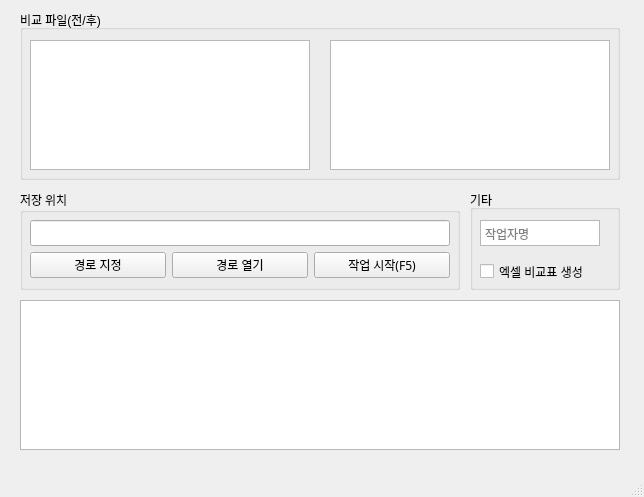
<?xml version="1.0" encoding="UTF-8"?>
<ui version="4.0">
 <class>MainWindow</class>
 <widget class="QMainWindow" name="MainWindow">
  <property name="geometry">
   <rect>
    <x>0</x>
    <y>0</y>
    <width>644</width>
    <height>497</height>
   </rect>
  </property>
  <property name="minimumSize">
   <size>
    <width>644</width>
    <height>497</height>
   </size>
  </property>
  <property name="maximumSize">
   <size>
    <width>644</width>
    <height>497</height>
   </size>
  </property>
  <property name="windowTitle">
   <string>MainWindow</string>
  </property>
  <property name="windowIcon">
   <iconset>
    <normaloff>logo.png</normaloff>logo.png</iconset>
  </property>
  <property name="styleSheet">
   <string notr="true">* {
font-family: &quot;Noto Sans&quot;;
font-size: 9pt;
}

QMainWindow &gt; QWidget {
    background-color: #f0f0f0;
}

QListView {
background-color: #ffffff;
}

/* RadioButton 기본 indicator 스타일 */
QRadioButton::indicator:unchecked {
background-color: white;
border: 2px solid white;
}
/* 선택 시 색깔 */
QRadioButton::indicator:checked {
background-color: black;
border: 2px solid white;
}</string>
  </property>
  <widget class="QWidget" name="centralwidget">
   <widget class="QGroupBox" name="grpSavePath">
    <property name="geometry">
     <rect>
      <x>20</x>
      <y>190</y>
      <width>440</width>
      <height>100</height>
     </rect>
    </property>
    <property name="font">
     <font>
      <family>Noto Sans</family>
      <pointsize>9</pointsize>
      <bold>false</bold>
     </font>
    </property>
    <property name="title">
     <string>저장 위치</string>
    </property>
    <widget class="QLineEdit" name="lineEditSavePath">
     <property name="geometry">
      <rect>
       <x>10</x>
       <y>30</y>
       <width>420</width>
       <height>26</height>
      </rect>
     </property>
     <property name="font">
      <font>
       <family>Noto Sans</family>
       <pointsize>9</pointsize>
       <bold>false</bold>
      </font>
     </property>
    </widget>
    <widget class="QWidget" name="layoutWidget">
     <property name="geometry">
      <rect>
       <x>10</x>
       <y>60</y>
       <width>420</width>
       <height>30</height>
      </rect>
     </property>
     <layout class="QHBoxLayout" name="horizontalLayout">
      <item>
       <widget class="QPushButton" name="btnBrowsePath">
        <property name="font">
         <font>
          <family>Noto Sans</family>
          <pointsize>9</pointsize>
          <bold>false</bold>
         </font>
        </property>
        <property name="text">
         <string>경로 지정</string>
        </property>
        <property name="shortcut">
         <string>Ctrl+S</string>
        </property>
       </widget>
      </item>
      <item>
       <widget class="QPushButton" name="btnOpenPath">
        <property name="font">
         <font>
          <family>Noto Sans</family>
          <pointsize>9</pointsize>
          <bold>false</bold>
         </font>
        </property>
        <property name="text">
         <string>경로 열기</string>
        </property>
        <property name="shortcut">
         <string>Ctrl+O</string>
        </property>
       </widget>
      </item>
      <item>
       <widget class="QPushButton" name="btnStart">
        <property name="font">
         <font>
          <family>Noto Sans</family>
          <pointsize>9</pointsize>
          <bold>false</bold>
         </font>
        </property>
        <property name="text">
         <string>작업 시작(F5)</string>
        </property>
        <property name="shortcut">
         <string>F5</string>
        </property>
       </widget>
      </item>
     </layout>
    </widget>
   </widget>
   <widget class="QTextBrowser" name="txtLogOutput">
    <property name="geometry">
     <rect>
      <x>20</x>
      <y>300</y>
      <width>600</width>
      <height>150</height>
     </rect>
    </property>
    <property name="font">
     <font>
      <family>Noto Sans</family>
      <pointsize>9</pointsize>
      <bold>false</bold>
     </font>
    </property>
   </widget>
   <widget class="QGroupBox" name="groupBoxfiles">
    <property name="geometry">
     <rect>
      <x>20</x>
      <y>10</y>
      <width>600</width>
      <height>170</height>
     </rect>
    </property>
    <property name="title">
     <string>비교 파일(전/후)</string>
    </property>
    <widget class="QListView" name="listViewafter">
     <property name="geometry">
      <rect>
       <x>310</x>
       <y>30</y>
       <width>280</width>
       <height>130</height>
      </rect>
     </property>
     <property name="dragEnabled">
      <bool>true</bool>
     </property>
     <property name="dragDropMode">
      <enum>QAbstractItemView::DragDropMode::InternalMove</enum>
     </property>
     <property name="selectionMode">
      <enum>QAbstractItemView::SelectionMode::ExtendedSelection</enum>
     </property>
    </widget>
    <widget class="QListView" name="listViewbefore">
     <property name="geometry">
      <rect>
       <x>10</x>
       <y>30</y>
       <width>280</width>
       <height>130</height>
      </rect>
     </property>
     <property name="dragEnabled">
      <bool>true</bool>
     </property>
     <property name="dragDropMode">
      <enum>QAbstractItemView::DragDropMode::InternalMove</enum>
     </property>
     <property name="selectionMode">
      <enum>QAbstractItemView::SelectionMode::ExtendedSelection</enum>
     </property>
    </widget>
   </widget>
   <widget class="QGroupBox" name="groupBox">
    <property name="geometry">
     <rect>
      <x>470</x>
      <y>190</y>
      <width>150</width>
      <height>100</height>
     </rect>
    </property>
    <property name="title">
     <string>기타</string>
    </property>
    <widget class="QCheckBox" name="checkBoxExcel">
     <property name="geometry">
      <rect>
       <x>10</x>
       <y>70</y>
       <width>130</width>
       <height>23</height>
      </rect>
     </property>
     <property name="text">
      <string>엑셀 비교표 생성</string>
     </property>
     <property name="shortcut">
      <string>E</string>
     </property>
    </widget>
    <widget class="QTextEdit" name="textEditauthor">
     <property name="geometry">
      <rect>
       <x>10</x>
       <y>30</y>
       <width>120</width>
       <height>26</height>
      </rect>
     </property>
     <property name="placeholderText">
      <string>작업자명</string>
     </property>
    </widget>
   </widget>
  </widget>
  <widget class="QMenuBar" name="menubar">
   <property name="geometry">
    <rect>
     <x>0</x>
     <y>0</y>
     <width>644</width>
     <height>23</height>
    </rect>
   </property>
  </widget>
  <widget class="QStatusBar" name="statusbar"/>
 </widget>
 <resources/>
 <connections/>
</ui>
